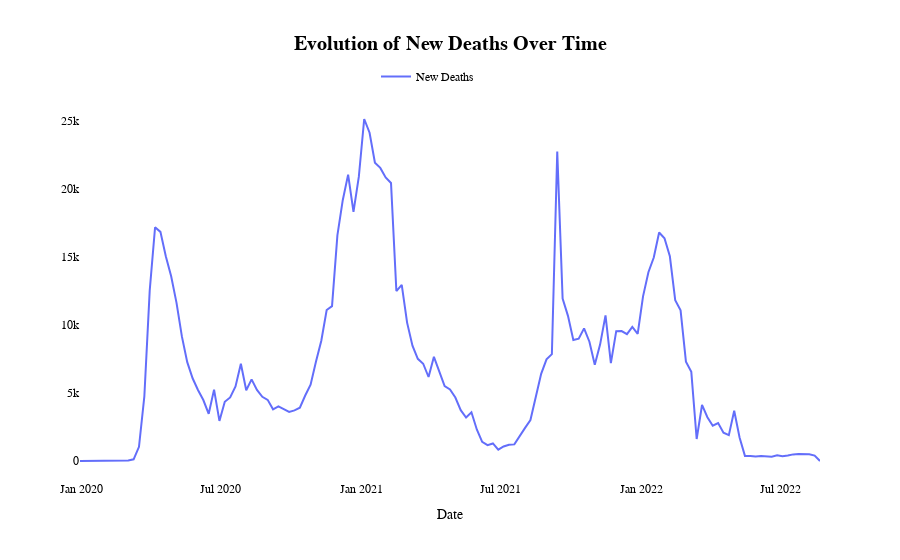

Notebook cell for this chart:
### Markdown cell above
#### **Evolution of New Deaths**
Next, we analyze the general evolution of deaths due to COVID-19 over time, aggregated across all four countries. Understanding the timeline of death peaks helps us assess the impact of the pandemic during its most critical phases. This analysis is crucial for identifying patterns and key moments when healthcare systems may have faced the greatest challenges

### Code cell
fig2=px.line(
    auxiliary, #data
    x='week_start',
    y=['new_deceased'],
    title='Evolution of New Deaths Over Time',
     labels={'week_start': 'Date'}
)

fig2.for_each_trace(lambda t: t.update(name='New Cases' if t.name == 'new_confirmed' else 'New Deaths'))

fig2.update_layout(
    paper_bgcolor='white',
    plot_bgcolor='white',
    xaxis_title='Date',
    yaxis_title=None,
    legend_title=None,
    font=dict(
        family='Arial',
        size=12,
        color='black'
    ),
    title={
        'font': {
            'size': 20,
            'weight': 'bold'
            },
        'x': 0.5
    },
    legend=dict(
        orientation="h",
        x=0.4,
        y=1.1)
)

fig2.show()

### Figure 1 — Plotly figure (JSON) as saved in the notebook; plotly's stock layout.template omitted (floating-point values rounded to 4 significant figures; data arrays with more than 128 entries replaced by an {"elided": "..."} marker saying what was removed)
{"data": [{"hovertemplate": "variable=new_deceased<br>Date=%{x}<br>value=%{y}<extra></extra>", "legendgroup": "new_deceased", "line": {"color": "#636efa", "dash": "solid"}, "marker": {"symbol": "circle"}, "mode": "lines", "name": "New Deaths", "orientation": "v", "showlegend": true, "type": "scatter", "x": {"elided": "138 str values"}, "xaxis": "x", "y": {"elided": "138 int values"}, "yaxis": "y"}], "layout": {"font": {"color": "black", "family": "Arial", "size": 12}, "legend": {"orientation": "h", "title": {}, "tracegroupgap": 0, "x": 0.4, "y": 1.1}, "paper_bgcolor": "white", "plot_bgcolor": "white", "title": {"font": {"size": 20, "weight": "bold"}, "text": "Evolution of New Deaths Over Time", "x": 0.5}, "xaxis": {"anchor": "y", "domain": [0, 1], "title": {"text": "Date"}}, "yaxis": {"anchor": "x", "domain": [0, 1], "title": {}}}}
